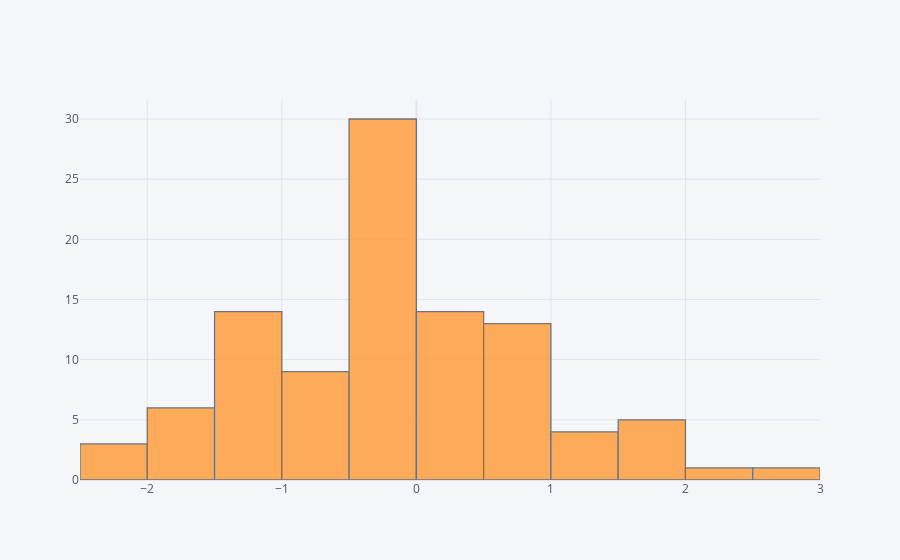

The cell this chart's notebook holds for it:
### Markdown cell above
## histogram

### Code cell
df['A'].iplot(kind='hist',bins=25)

### Figure 1 — Plotly figure (JSON) as saved in the notebook; plotly's stock layout.template omitted (floating-point values rounded to 4 significant figures)
{"data": [{"histfunc": "count", "histnorm": "", "marker": {"color": "rgba(255, 153, 51, 1.0)", "line": {"color": "#4D5663", "width": 1.3}}, "name": "A", "nbinsx": 25, "opacity": 0.8, "orientation": "v", "type": "histogram", "x": [1.398, 1.698, 2.118, -2.285, -0.004288, -0.1168, -0.8353, -0.1024, -0.3386, -0.1644, -0.2032, 1.702, -0.4282, 0.2615, 1.681, 2.717, 1.763, -0.317, -0.09481, 1.541, -0.2964, -0.63, -1.079, -0.7213, 0.2634, -0.07931, 0.5836, 0.5251, -0.1393, -0.08021, 0.2874, -0.4549, 0.1215, 0.7253, 0.1216, -0.3873, -1.979, 0.8147, -1.292, -1.427, -1.261, -1.31, -0.4758, -0.2189, 1.382, 0.9586, -1.039, 0.3691, -1.128, 0.905, 0.1218, -0.9459, -1.208, -0.09375, 0.3385, 0.7214, -1.001, 0.5347, -1.602, -0.7084, 0.9459, -0.07567, -1.556, -0.3171, 0.5756, 0.2357, 0.7753, -1.37, -0.07169, 0.2501, 0.4585, -0.9949, -1.493, 0.3483, -0.3587, 0.1023, 1.172, 0.2825, -1.164, -1.606, -0.1112, -0.1533, -0.01755, -0.2459, -1.632, -1.377, -0.464, -0.7304, -0.424, -1.239, -0.5875, -2.354, -0.2935, -0.7416, -1.614, 0.9199, -0.499, -2.038, 0.5875, 1.039]}], "layout": {"barmode": "overlay", "legend": {"bgcolor": "#F5F6F9", "font": {"color": "#4D5663"}}, "paper_bgcolor": "#F5F6F9", "plot_bgcolor": "#F5F6F9", "title": {"font": {"color": "#4D5663"}}, "xaxis": {"gridcolor": "#E1E5ED", "showgrid": true, "tickfont": {"color": "#4D5663"}, "title": {"font": {"color": "#4D5663"}, "text": ""}, "zerolinecolor": "#E1E5ED"}, "yaxis": {"gridcolor": "#E1E5ED", "showgrid": true, "tickfont": {"color": "#4D5663"}, "title": {"font": {"color": "#4D5663"}, "text": ""}, "zerolinecolor": "#E1E5ED"}}}
